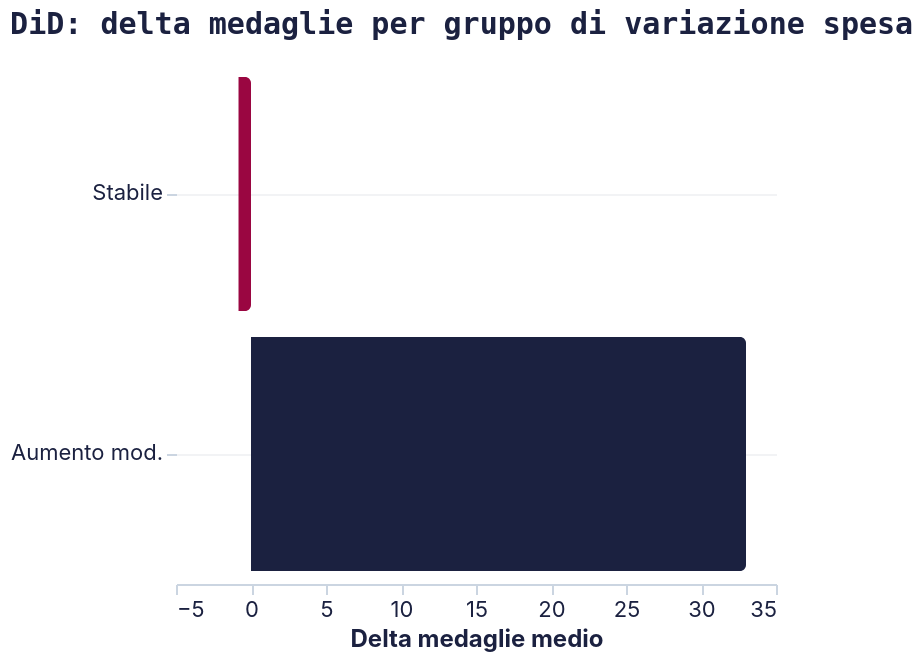

Specify this chart in Vega-Lite:
### Vega-Lite specification from a JSON file in a GitHub repository (floating-point values rounded to 4 significant figures)
{"config": {"background": null, "view": {"stroke": null}, "title": {"font": "Space Mono, monospace", "fontSize": 15, "fontWeight": "bold", "color": "#1b2140", "anchor": "start", "offset": 12}, "axis": {"labelFont": "Inter, sans-serif", "titleFont": "Inter, sans-serif", "labelFontSize": 11, "titleFontSize": 12, "titleFontWeight": "bold", "labelColor": "#1b2140", "titleColor": "#1b2140", "gridColor": "#E5E7EB", "gridOpacity": 0.5, "domainColor": "#CBD5E1", "tickColor": "#CBD5E1", "labelAngle": 0}, "axisY": {"grid": true, "domain": false}, "axisX": {"grid": false}, "legend": {"labelFont": "Inter, sans-serif", "titleFont": "Inter, sans-serif", "labelFontSize": 11, "titleFontSize": 12, "titleFontWeight": "bold", "labelColor": "#1b2140", "titleColor": "#1b2140", "orient": "top", "direction": "horizontal", "symbolType": "circle"}, "range": {"category": ["#1b2140", "#ff8009", "#9a0641", "#ffe34a", "#e7b6af", "#64748B"], "ordinal": {"scheme": "blues"}, "heatmap": {"scheme": "blues"}, "ramp": {"scheme": "blues"}}, "bar": {"color": "#1b2140", "cornerRadiusTopRight": 3, "cornerRadiusBottomRight": 3}, "line": {"color": "#1b2140", "strokeWidth": 2.5}, "point": {"color": "#1b2140", "filled": true}, "circle": {"color": "#1b2140"}, "text": {"font": "Inter, sans-serif", "fontSize": 11, "color": "#1b2140"}, "arc": {"fill": "#1b2140"}, "area": {"fill": "#1b2140", "opacity": 0.5}}, "data": {"name": "data-0fb4ccbae945018ab7394bf9981ae491"}, "mark": {"type": "bar"}, "encoding": {"color": {"condition": {"test": "(datum.dm_medio > 0)", "value": "#1b2140"}, "value": "#9a0641"}, "tooltip": [{"field": "gruppo", "type": "nominal"}, {"field": "dm_medio", "type": "quantitative"}], "x": {"field": "dm_medio", "title": "Delta medaglie medio", "type": "quantitative"}, "y": {"field": "gruppo", "sort": ["Taglio", "Stabile", "Aumento mod.", "Aumento forte"], "title": null, "type": "nominal"}}, "height": 260, "title": "DiD: delta medaglie per gruppo di variazione spesa", "width": "container", "$schema": "https://vega.github.io/schema/vega-lite/v6.4.1.json", "datasets": {"data-0fb4ccbae945018ab7394bf9981ae491": [{"gruppo": "Stabile", "dm_medio": -0.8462}, {"gruppo": "Aumento mod.", "dm_medio": 33.0}]}}
